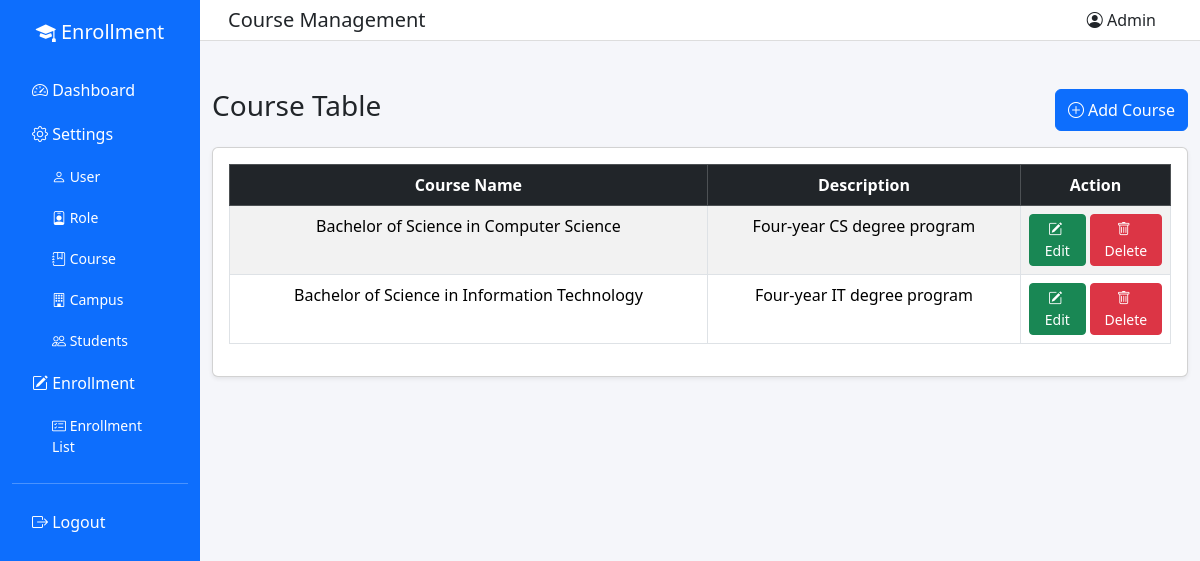
/frontend/course.php (signed in), run on the app's committed database.
### tables this page shows
CREATE TABLE `course` (
  `courseID` int(11) NOT NULL AUTO_INCREMENT,
  `courseName` varchar(120) NOT NULL,
  `courseDesc` varchar(255) NOT NULL,
  `dateCreated` timestamp NOT NULL DEFAULT current_timestamp(),
  `dateDeleted` date DEFAULT NULL,
  PRIMARY KEY (`courseID`),
  UNIQUE KEY `uq_course_courseName` (`courseName`)
);

### frontend/course.php (the view, shortened to what this page needs)
<?php
require_once '../backend/database.php';
?>
<!DOCTYPE html>
<html lang="en">
<head>
<link href="https://cdn.jsdelivr.net/npm/bootstrap@5.3.2/dist/css/bootstrap.min.css" rel="stylesheet">
<link rel="stylesheet" href="https://cdn.jsdelivr.net/npm/bootstrap-icons@1.11.1/font/bootstrap-icons.css">
</head>
<body>
<div class="container-fluid">
<div class="row">
<?php include "nav.php"; ?>
<div class="col-md-10 p-0">
<nav class="navbar navbar-expand-lg topbar px-3">
<div class="container-fluid">
<h5 class="mb-0">Course Management</h5>
<div class="ms-auto"><span class="me-3"><i class="bi bi-person-circle"></i> Admin</span></div>
</div>
</nav>
<div class="container mt-5">
<div class="d-flex justify-content-between mb-3">
<h3>Course Table</h3>
<button class="btn btn-primary" data-bs-toggle="modal" data-bs-target="#addCourseModal"><i class="bi bi-plus-circle me-1"></i>Add Course</button>
</div>
<div class="card shadow-sm">
<div class="card-body">
<table class="table table-bordered table-striped text-center">
<thead class="table-dark">
<tr>
<th>Course Name</th>
<th>Description</th>
<th width="150">Action</th>
</tr>
</thead>
<tbody>
<?php
$result = mysqli_query($conn, "SELECT * FROM course WHERE dateDeleted IS NULL ORDER BY courseID DESC");
while ($row = mysqli_fetch_assoc($result)) {
    echo "<tr>";
    echo "<td>" . $row['courseName'] . "</td>";
    echo "<td>" . $row['courseDesc'] . "</td>";
    echo '<td>
        <div class="d-inline-flex gap-1">
            <button class="btn btn-sm btn-success" data-bs-toggle="modal" data-bs-target="#editCourseModal' . $row['courseID'] . '"><i class="bi bi-pencil-square me-1"></i>Edit</button>
            <button class="btn btn-sm btn-danger" data-bs-toggle="modal" data-bs-target="#deleteCourseModal' . $row['courseID'] . '"><i class="bi bi-trash me-1"></i>Delete</button>
        </div>
    </td>';
    echo "</tr>";
}
?>
</tbody>
</table>
</div>
</div>
</div>
</div>
</div>
</div>
</body>
</html>

### frontend/course.php (style rules this page uses)
body { background:#f5f6fa; }
.topbar { background:white;border-bottom:1px solid #ddd; }

### data on the page
course: courseName "Bachelor of Science in Computer Science", courseDesc "Four-year CS degree program"
course: courseName "Bachelor of Science in Information Technology", courseDesc "Four-year IT degree program"
